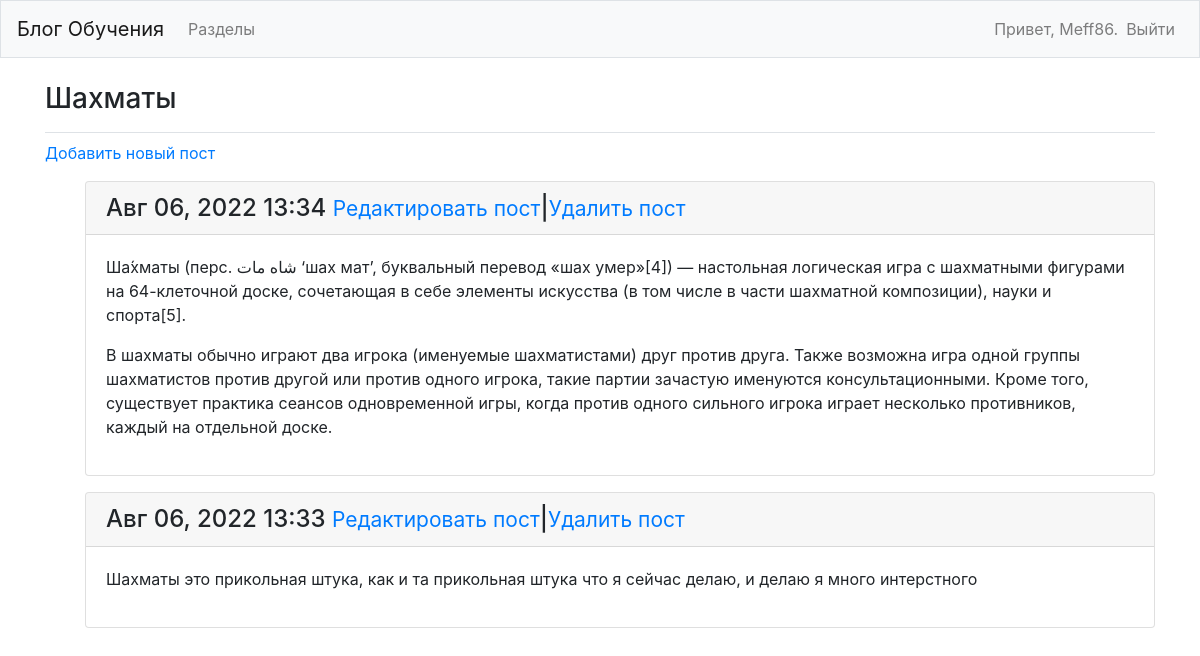
/topics/1/ (signed in), run on an earlier commit of the app's database.
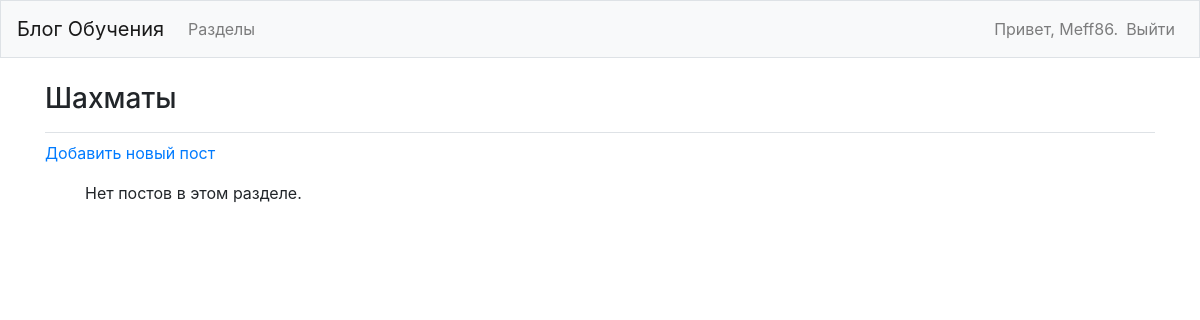
And on a later commit of the database.
### learnig_logs/models.py (models this page shows, shortened)
class Topic(models.Model):
    text = models.CharField(max_length=200)
    date_added = models.DateTimeField(auto_now_add=True)
    owner = models.ForeignKey(User, on_delete=models.CASCADE)
    def __str__(self):
        return self.text

class Entry(models.Model):
    topic = models.ForeignKey(Topic, on_delete=models.CASCADE)
    text = models.TextField()
    date_added = models.DateTimeField(auto_now_add=True)
    class Meta:
        verbose_name_plural = 'entries'

### learnig_logs/views.py (the view)
# urls.py: path('topics/<int:topic_id>/', views.topic, name='topic'),
@login_required
def topic(request, topic_id):
    topic = get_object_or_404(Topic, id=topic_id)
    if topic.owner != request.user:
        raise Http404
    entries = topic.entry_set.order_by('-date_added')
    context = {'topic': topic, 'entries': entries}
    return render(request, 'learnig_logs/topic.html', context)

### learnig_logs/templates/learnig_logs/topic.html (shortened to what this page needs)
<!DOCTYPE html>
<html lang="en">
<head>
</head>
<body>
{% extends 'learnig_logs/base.html' %}
{% block page_header %}
<h3>{{ topic }}</h3>
{% endblock page_header %}
{% block content %}
  <p>
    <a href="{% url 'learnig_logs:new_entry' topic.id %}">Добавить новый пост</a>
  </p>
  <ul>
  {% for entry in entries %}
    <div class="card mb-3">
      <h4 class="card-header">
      {{ entry.date_added|date:'M d, Y H:i' }}
      <small><a href="{% url 'learnig_logs:edit_entry' entry.id %}">Редактировать пост</a></small>|<small><a href="{% url 'learnig_logs:delete_entry' entry.id %}">Удалить пост</a></small>
      </h4>
      <div class="card-body">
      {{ entry.text|linebreaks }}
      </div>
    </div>
  {% empty %}
    <p>Нет постов в этом разделе.</p>
  {% endfor %}
{% endblock content %}

### learnig_logs/templates/learnig_logs/base.html (shortened to what this page needs)
{% load bootstrap4 %}
<!doctype html>
<html lang="en">
<head>
  {% bootstrap_css %}
</head>
<body>
  <nav class="navbar navbar-expand-md navbar-light bg-light mb-4 border">
    <a class="navbar-brand" href="{% url 'learnig_logs:index' %}">
      Блог Обучения</a>
    <div class="collapse navbar-collapse" id="navbarCollapse">
      <ul class="navbar-nav mr-auto">
        <li class="nav-item">
          <a class="nav-link" href="{% url 'learnig_logs:topics'%}">
              Разделы</a></li>
      </ul>
      <ul class="navbar-nav ml-auto">
        {% if user.is_authenticated %}
          <li class="nav-item">
            <span class="navbar-text">Привет, {{ user.username }}.</span>
          </li>
          <li class="nav-item">
            <a class="nav-link" href="{% url 'users:logout' %}">Выйти</a>
          </li>
        {% else %}
          <li class="nav-item">
            <a class="nav-link" href="{% url 'users:register' %}">Зарегистрироваться</a>
          </li>
          <li class="nav-item">
            <a class="nav-link" href="{% url 'users:login' %}">Войти</a></li>
        {% endif %}
      </ul>
    </div>
  </nav>
  <main role="main" class="container">
    <div class="pb-2 mb-2 border-bottom">
      {% block page_header %}{% endblock page_header %}
    </div>
    <div>
      {% block content %}{% endblock content %}
    </div>
  </main>
</body>
</html>

What changed in the data, as far as the page shows it:
removed Entry: date_added "Авг 06, 2022 13:34", text "Ша́хматы (перс. شاه مات ‘шах мат’, буквальный перевод «шах умер»[4]) — настольная логическая игра с шахматными фигурами на 64-клеточной доске, сочетающая в себе элементы искусства (в том числе в части шахматной композиции), науки и спорта[5]. В шахматы обычно играют два игрока (именуемые шахматистами) друг против друга. Также возможна игра одной группы шахматистов против другой или против одного игрока, такие партии зачастую именуются консультационными. Кроме того, существует практика сеансов одновременной игры, когда против одного сильного игрока играет несколько противников, каждый на отдельной доске."
removed Entry: date_added "Авг 06, 2022 13:33", text "Шахматы это прикольная штука, как и та прикольная штука что я сейчас делаю, и делаю я много интерстного"
Also different on the page:
text now shown: "Нет постов в этом разделе."
